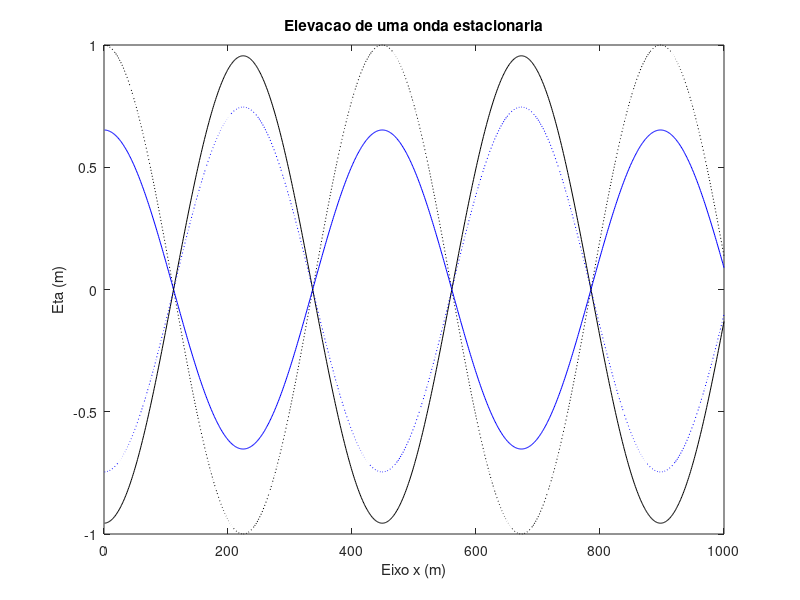

Write the MATLAB code that produced this figure.
%%%%%%% Exercicio 5 onda estacionaria %%%%%%%

N0=0.5;
w=0.43;
k=0.014;

for x=1:1:1000;
    Ne0(x)=2*N0*cos(k*x)*cos(-w*0);
    Ne2(x)=2*N0*cos(k*x)*cos(-w*2);
    Ne8(x)=2*N0*cos(k*x)*cos(-w*8);
    Ne9(x)=2*N0*cos(k*x)*cos(-w*9);
end

plot(Ne0,'k:')
hold
plot(Ne2,'b')
plot(Ne8,'k')
plot(Ne9,'b:')
title('Elevacao de uma onda estacionaria')
xlabel('Eixo x (m)')
ylabel('Eta (m)')
hold off
print -dtiff onda_est.tif